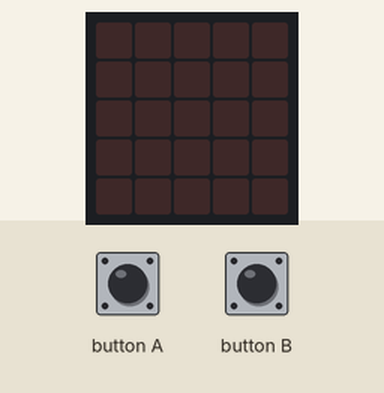
Recording of a program running on a simulated BBC micro:bit (MakeCode). On the bench: the board's 5×5 LED display. The test bench sets the inputs (shaded band). Random numbers come from a fixed seed.

Above: at 1.2 s.
1.3 s: button A pressed for 0.15 s
At 2.2 s:
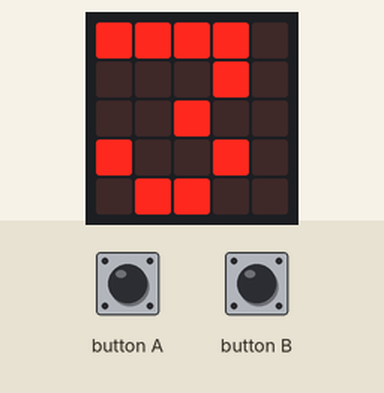
2.9 s: button A pressed for 0.15 s
At 3.4 s:
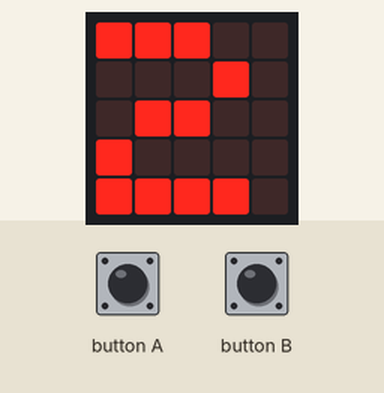
4.5 s: button B pressed for 0.15 s
At 5.8 s:
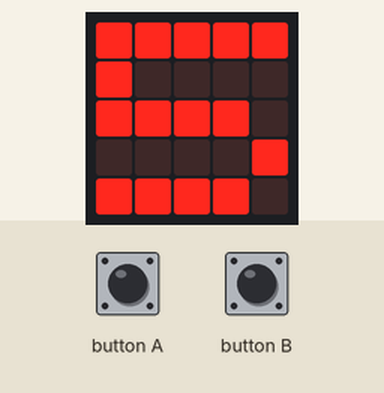
Timing chart, 0 to 7.5 s (numbered marks = the images above; inputs shaded):
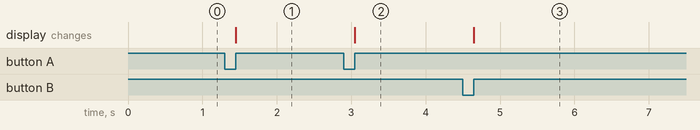

Measured:
- after the input at 1.3 s, the display: changes after 0.15 s (image 1)
- after the input at 2.9 s, the display: changes after 0.15 s (image 2)
- after the input at 4.5 s, the display: changes after 0.15 s (image 3)

The program:

main.ts
```typescript
input.onButtonPressed(Button.A, function () {
    Roule_le_dé = randint(1, 9)
    basic.showNumber(Roule_le_dé)
    Total_des_points += Roule_le_dé
})
input.onButtonPressed(Button.B, function () {
    basic.showNumber(Total_des_points)
})
let Roule_le_dé = 0
let Total_des_points = 0
Total_des_points = 0
```

test.ts
```typescript
// les tests vont ici ; cela ne sera pas compilé si ce paquet est utilisé en tant qu'extension.
```
